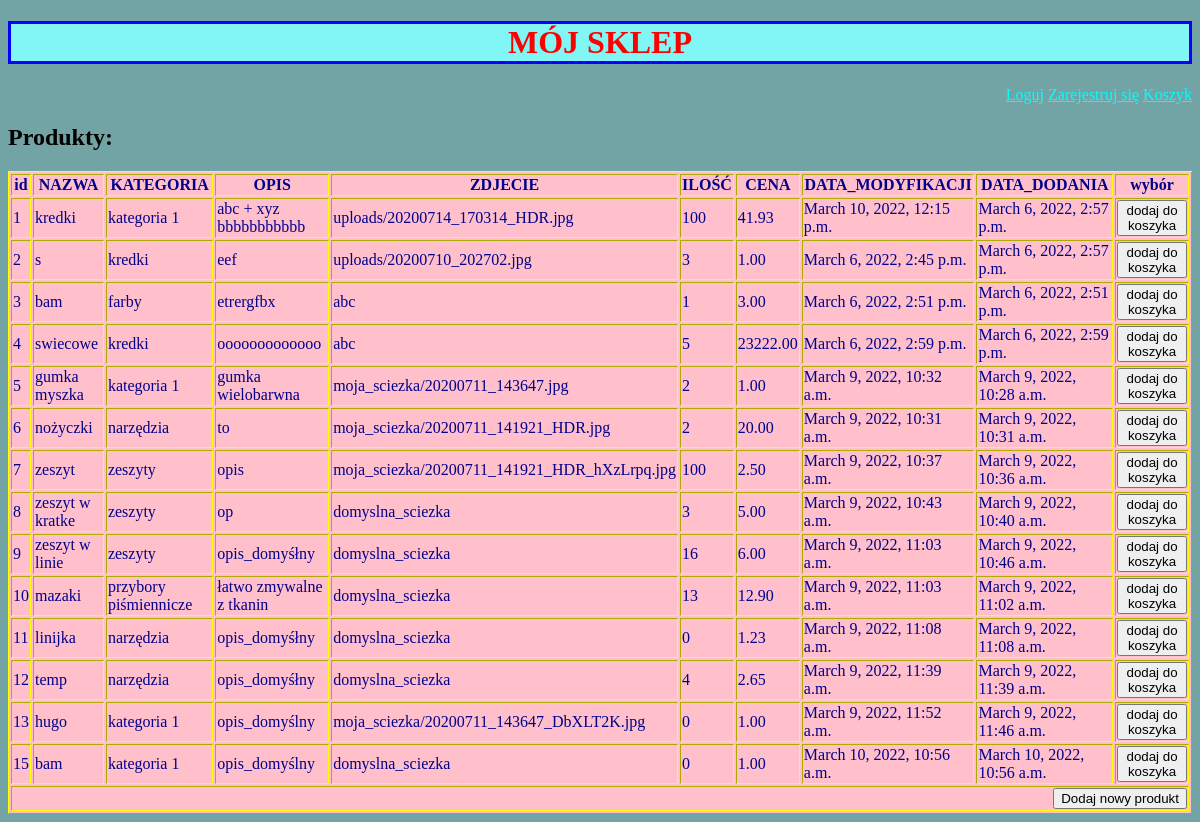
The app's page /produkt/, older data.
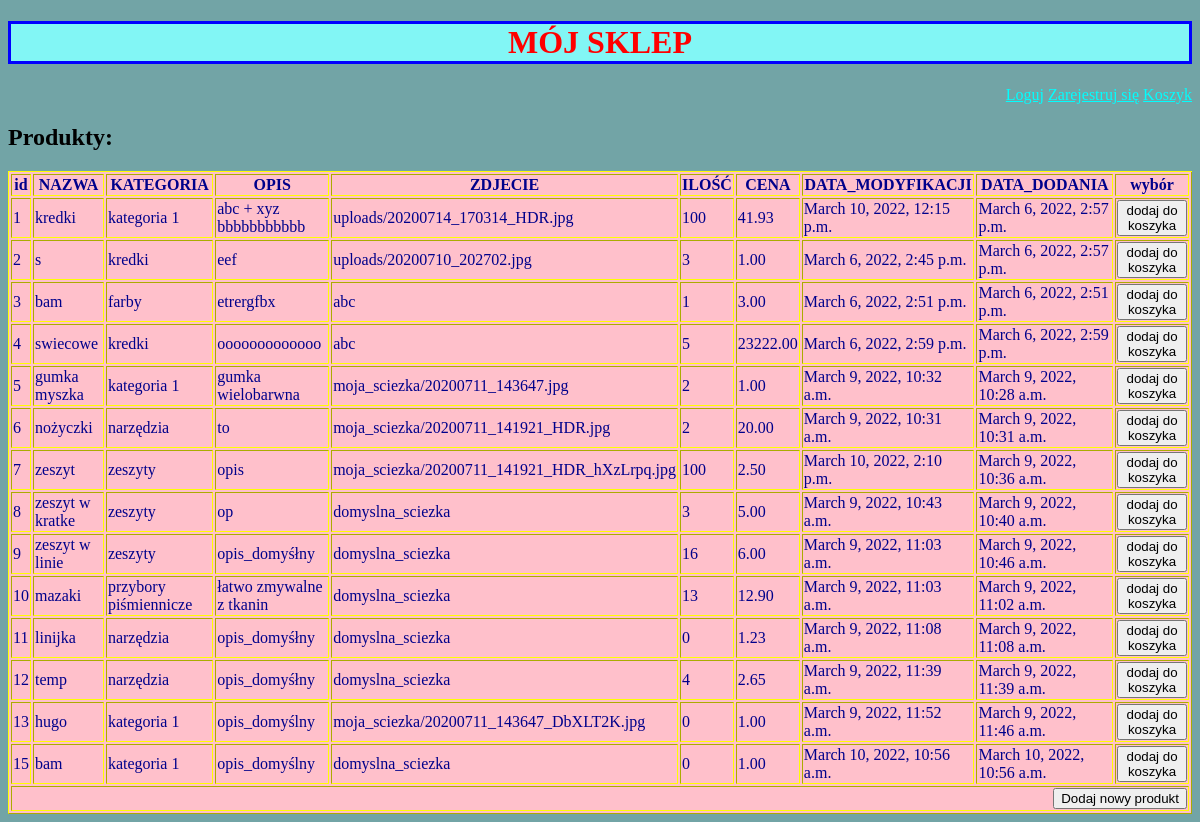
The same page, newer data.
### sklepApp/models.py (models this page shows, shortened)
class Produkt(models.Model):
    nazwa= models.CharField(max_length=200)
    kategoria= models.ForeignKey(Kategoria, on_delete=models.CASCADE)
    opis= models.TextField(default='opis_domyślny')
    zdjecie= models.ImageField(upload_to ='moja_sciezka/', default='domyslna_sciezka', null=True)
    ilosc_w_magazynie= models.IntegerField(default=0)
    cena= models.DecimalField(max_digits=7, decimal_places=2, default=1.00)
    data_dodania= models.DateTimeField(auto_now_add=True) #podczas tworzenia
    data_modyfikacji= models.DateTimeField(auto_now=True) #przy zapisie

class Kategoria(models.Model):
    nazwa= models.CharField(max_length=100)
    def __str__(self):
        return f'{self.nazwa}'

### sklepApp/views.py (the view)
# urls.py: path('produkt/', ProduktView.as_view(), name='produkt'),
class ProduktView(View):
    def get(self,request):
        return render(request,
                      template_name='produkt.html',
                      context={'produkty': Produkt.objects.all()},
                      )

### sklepApp/templates/produkt.html (shortened to what this page needs)
<!DOCTYPE html>
<html lang="en">
<head>
</head>
<body>
    {% extends 'base.html' %}
    {% block content %}
    <h2>Produkty:</h2>
        <table border="1" bgcolor="pink" style="border-top-style:double; border-color:yellow; color:darkblue">
            <tr>
                <th>id</th>
                <th>NAZWA</th>
                <th>KATEGORIA</th>
                <th>OPIS</th>
                <th>ZDJECIE</th>
                <th>ILOŚĆ</th>
                <th>CENA</th>
                <th>DATA_MODYFIKACJI</th>
                <th>DATA_DODANIA</th>
                <th>wybór</th>
            </tr>
            <tr>
                {% for produkt in produkty %}
                <td> {{ produkt.id }}</td>
                <td> {{ produkt.nazwa }}</td>
                <td> {{ produkt.kategoria }}</td>
                <td> {{ produkt.opis }}</td>
                <td> {{ produkt.zdjecie }}</td>
                <td> {{ produkt.ilosc_w_magazynie }}</td>
                <td> {{ produkt.cena }}</td>
                <td> {{ produkt.data_modyfikacji }}</td>
                <td> {{ produkt.data_dodania }}</td>
                <td> <button type="submit" class="dodaj">dodaj do koszyka</button> </td>
            </tr>
            {% endfor %}
            <tr>
                <td colspan="10" style="text-align:right" > <input type="submit" class="dodaj" value="Dodaj nowy produkt"></td>
            </tr>
        </table>
    {% endblock %}

Row changes from the older to the newer data that the page shows:
changed Produkt "zeszyt": data_modyfikacji "March 9, 2022, 10:37 a.m." → "March 10, 2022, 2:10 p.m."
